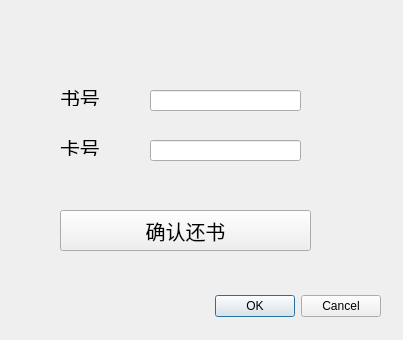
<?xml version="1.0" encoding="UTF-8"?>
<ui version="4.0">
 <class>ReturnBook</class>
 <widget class="QDialog" name="ReturnBook">
  <property name="geometry">
   <rect>
    <x>0</x>
    <y>0</y>
    <width>403</width>
    <height>340</height>
   </rect>
  </property>
  <property name="windowTitle">
   <string>Dialog</string>
  </property>
  <widget class="QDialogButtonBox" name="buttonBox">
   <property name="geometry">
    <rect>
     <x>40</x>
     <y>290</y>
     <width>341</width>
     <height>32</height>
    </rect>
   </property>
   <property name="orientation">
    <enum>Qt::Horizontal</enum>
   </property>
   <property name="standardButtons">
    <set>QDialogButtonBox::Cancel|QDialogButtonBox::Ok</set>
   </property>
  </widget>
  <widget class="QLabel" name="label">
   <property name="geometry">
    <rect>
     <x>60</x>
     <y>90</y>
     <width>101</width>
     <height>16</height>
    </rect>
   </property>
   <property name="font">
    <font>
     <pointsize>15</pointsize>
    </font>
   </property>
   <property name="text">
    <string>书号</string>
   </property>
  </widget>
  <widget class="QLabel" name="label_2">
   <property name="geometry">
    <rect>
     <x>60</x>
     <y>140</y>
     <width>60</width>
     <height>16</height>
    </rect>
   </property>
   <property name="font">
    <font>
     <pointsize>15</pointsize>
    </font>
   </property>
   <property name="text">
    <string>卡号</string>
   </property>
  </widget>
  <widget class="QLineEdit" name="lineEdit">
   <property name="geometry">
    <rect>
     <x>150</x>
     <y>90</y>
     <width>151</width>
     <height>21</height>
    </rect>
   </property>
  </widget>
  <widget class="QLineEdit" name="lineEdit_2">
   <property name="geometry">
    <rect>
     <x>150</x>
     <y>140</y>
     <width>151</width>
     <height>21</height>
    </rect>
   </property>
  </widget>
  <widget class="QPushButton" name="pushButton">
   <property name="geometry">
    <rect>
     <x>60</x>
     <y>210</y>
     <width>251</width>
     <height>41</height>
    </rect>
   </property>
   <property name="font">
    <font>
     <pointsize>15</pointsize>
    </font>
   </property>
   <property name="text">
    <string>确认还书</string>
   </property>
  </widget>
 </widget>
 <resources/>
 <connections>
  <connection>
   <sender>buttonBox</sender>
   <signal>accepted()</signal>
   <receiver>ReturnBook</receiver>
   <slot>accept()</slot>
   <hints>
    <hint type="sourcelabel">
     <x>248</x>
     <y>254</y>
    </hint>
    <hint type="destinationlabel">
     <x>157</x>
     <y>274</y>
    </hint>
   </hints>
  </connection>
  <connection>
   <sender>buttonBox</sender>
   <signal>rejected()</signal>
   <receiver>ReturnBook</receiver>
   <slot>reject()</slot>
   <hints>
    <hint type="sourcelabel">
     <x>316</x>
     <y>260</y>
    </hint>
    <hint type="destinationlabel">
     <x>286</x>
     <y>274</y>
    </hint>
   </hints>
  </connection>
 </connections>
</ui>
